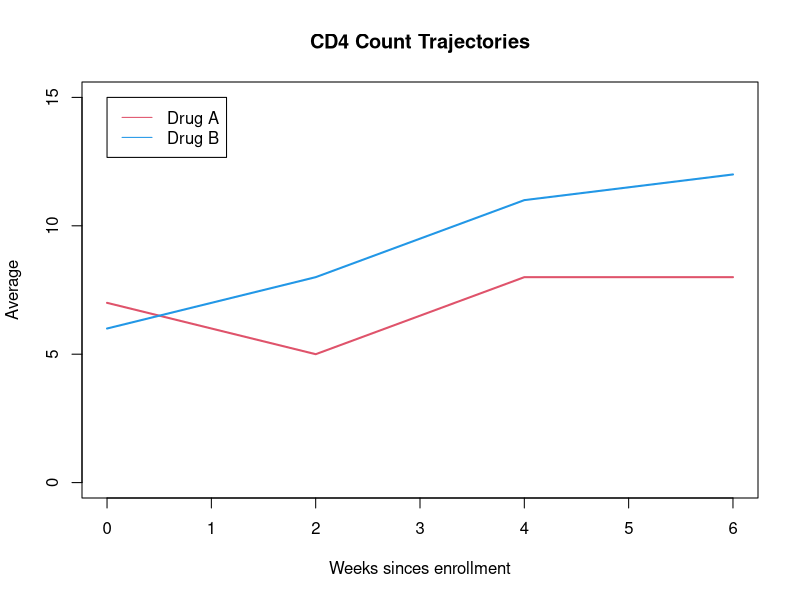
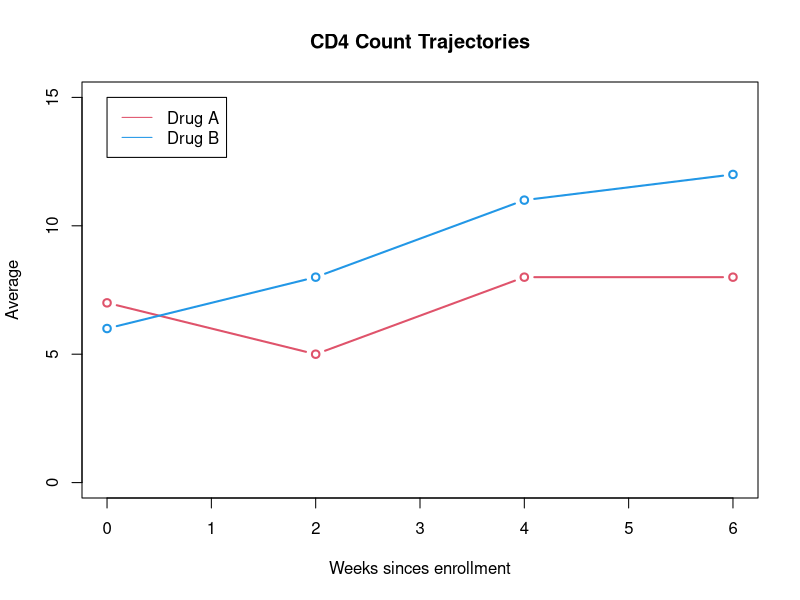

Write the R code that produced these figures, in order.
# ~~~~~~~~~~~~~~~~~~~~~~~~~~~~~~~~~~
# ~ BIOS 721| Final Exam Fall 2014 ~
# ~~~~~~~~~~~~~~~~~~~~~~~~~~~~~~~~~~

# Question 1 ------------------------------------------------

# Part (a)
drugA <- c(7,5,8,8)
drugB <- c(6,8,11,12)
week <- c(0,2,4,6)

plot(week,drugA,type='l',col=2,lwd=2,
     main='CD4 Count Trajectories',
     ylab='Average',
     xlab='Weeks sinces enrollment',
     ylim=c(0,15))
lines(week,drugB,col=4,lwd=2)
legend(0,15,c('Drug A','Drug B'),col=c(2,4),lty=1)

# Part (b)
plot(week,drugA,type='b',col=2,lwd=2,
     main='CD4 Count Trajectories',
     ylab='Average',
     xlab='Weeks sinces enrollment',
     ylim=c(0,15))
lines(week,drugB,col=4,lwd=2,type='b')
legend(0,15,c('Drug A','Drug B'),col=c(2,4),lty=1)

# Question 2 ------------------------------------------------

Trap_Days <- function(N,probs) {
  # N = Number of birds of each species 
  # probs = probability distribution of each species 
  no.s <- length(probs)       
  trapped <- matrix(0,no.s,1) 
  days <- 0                 
  while(sum(trapped>=N)!=no.s) { 
    days <- days+1
    trapped <- trapped+rmultinom(1,1,prob=probs)} 
  return(list(days=days,trapped=trapped)) } 

# Part (a): 
set.seed(111)
Trap_Days(20,rep(1/4,4))$days

# Part (b): 
N <- 20
probs <- rep(1/4,4)
runs <- 1000
days <- rep(NA,runs)

set.seed(222)
for (i in 1:runs){
  days[i] <- Trap_Days(N,probs)$days
}

mean(days)
sd(days)

# Part (c): 
sim.func <- function(N,probs,runs,seed){
  days <- rep(NA,runs)
  
  set.seed(seed)
  for (i in 1:runs){
    days[i] <- Trap_Days(N,probs)$days}
  m <- mean(days)
  s <- sd(days)
  return(list(mean.days=m,sd.days=s))}

sim.func(20,rep(1/4,4),1000,222)

# Part (d): 
table <- rbind(t(sim.func(20,rep(1/4,4),1000,222)),
               t(sim.func(20,rep(1/5,5),1000,333)),
               t(sim.func(20,rep(1/6,6),1000,444)),
               t(sim.func(20,rep(1/7,7),1000,555)),
               t(sim.func(20,rep(1/8,8),1000,666)))

rownames(table) <- paste('No.Species=',4:8,sep='')
table

# Question 3 ------------------------------------------------

# Part (a):
setwd()
data1 <- read.csv('data1.csv',
                  head=TRUE,
                  nrows=5,
                  stringsAsFactors=FALSE)
data1

data2 <- read.csv('data2.csv',
                  head=TRUE,
                  skip=2,
                  nrows=3,
                  stringsAsFactors=FALSE)
data2

# Part (b): 
names(data2)[1] <- 'Site_ID'
data <- rbind(data1,data2)
data

# Part (c): 
data$MinLab <- apply(data[,6:8],1,min,na.rm=TRUE)
data

# Part (d): 
E.date <- rep(NA,8)
for (i in 1:8) {
  if(data$Hosp[i]=='acd') {
    E.date[i] <- as.Date(data$Enroll[i],format='%m/%d/%Y')
  } else {
    E.date[i] <- as.Date(data$Enroll[i],format='%m-%d-%Y')}}
E.date
data$E.date <- as.Date(E.date,origin='1970-1-1')
data

# Question 4 ------------------------------------------------

myP <- 25
myProd <- c()

while(myP < 200 & length(myProd) < 10){
  myProd <- c(myProd,myP)
  print(myProd)
  myP <- myP*1.5 }

# -----------------------------------------------------------
# End of Program 
